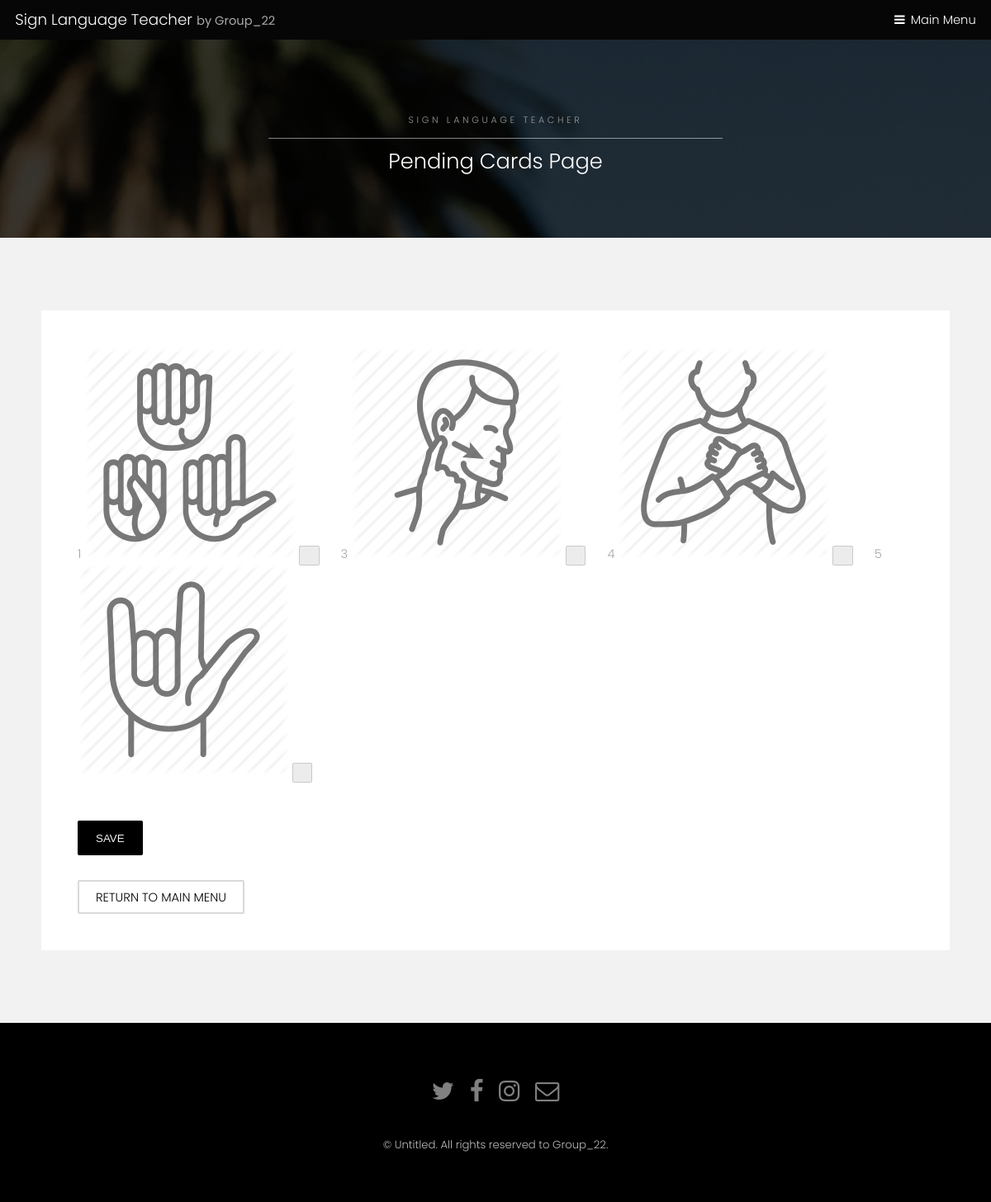
The app's page /sign-language-teacher/pending-cards/ (signed in) with its own data.
### registration/models.py (models this page shows)
class Card(models.Model):
    word = models.CharField(max_length=100)
    image = models.ImageField(upload_to='uploads/', null=True)
    authorized = models.BooleanField(default=False)
    user = models.ForeignKey(User, on_delete=models.SET_NULL, null=True)
    def __str__(self):
        return self.word

### registration/views.py (the view)
# urls.py: path('pending-cards/', views.pending_cards, name='pending-cards'),
def pending_cards(request):  # TODO: fix links menu in template
    if request.user is None or not request.user.is_authenticated:
        return HttpResponse("Not logged in")
    cardtoaccept = Card.objects.filter(authorized=False)
    if request.method == 'POST':
        checkscards = request.POST.getlist('checks[]')
        for word in checkscards:
            for card in cardtoaccept:
                if word == card.word:
                    card.authorized = True
                    card.save()
        return HttpResponseRedirect(reverse('registration:pending-cards'))
    else:
        return render(request, 'registration/pending-cards.html', {'image': cardtoaccept})

### registration/templates/registration/pending-cards.html (shortened to what this page needs)
{% extends 'registration/SubPage.html' %}
{% block title %}
    <h2>Pending Cards Page</h2>
{% endblock %}
{% block data %}
<form action="{% url 'registration:pending-cards'  %}" method="POST">
{% for item in image %}
    {{ item.word }}
<img src="{{ item.image.url }}" alt="image">
{% endfor %}
<br><br><br>
<button type="submit">Save</button>
    </form>
<a href="{% url 'registration:index' %}"class="button alt">Return to main menu</a><br>
{% endblock %}

### registration/static/registration/sitestyle/assets/css/main.css (style rules this page uses)
html, body, div, span, applet, object, iframe, h1, h2, h3, h4, h5, h6, p, blockquote, pre, a, abbr, acronym, address, big, cite, code, del, dfn, em, img, ins, kbd, q, s, samp, small, strike, strong, sub, sup, tt, var, b, u, i, center, dl, dt, dd, ol, ul, li, fieldset, form, label, legend, table, caption, tbody, tfoot, thead, tr, th, td, article, aside, canvas, details, embed, figure, figcaption, footer, header, hgroup, menu, nav, output, ruby, section, summary, time, mark, audio, video { margin: 0; padding: 0; border: 0; font-size: 100%; font: inherit; vertical-align: baseline; }
body { line-height: 1; }
body { -webkit-text-size-adjust: none; }
*, *:before, *:after { -moz-box-sizing: border-box; -webkit-box-sizing: border-box; box-sizing: border-box; }
body { -ms-overflow-style: scrollbar; }
body { background: #fff; }
html { font-size: 13pt; }
@media screen and (max-width: 1680px) { html { font-size: 11pt; } }
@media screen and (max-width: 1280px) { html { font-size: 11pt; } }
body { background-color: #fff; color: #444; }
body, input, select, textarea { font-family: "Poppins", sans-serif; font-weight: 300; font-size: 1rem; line-height: 1.65; }
a { text-decoration: underline; }
h1, h2, h3, h4, h5, h6 { font-weight: 300; line-height: 1.5; margin: 0 0 1rem 0; }
h2 { font-size: 1.75rem; }
a { color: #8a4680; }
h1, h2, h3, h4, h5, h6 { color: #555; }
input[type="submit"], input[type="reset"], input[type="button"], button, .button { -moz-appearance: none; -webkit-appearance: none; -ms-appearance: none; appearance: none; -moz-transition: background-color 0.2s ease-in-out, color 0.2s ease-in-out; -webkit-transition: background-color 0.2s ease-in-out, color 0.2s ease-in-out; -ms-transition: background-color 0.2s ease-in-out, color 0.2s ease-in-out; transition: background-color 0.2s ease-in-out, color 0.2s ease-in-out; border-radius: 2px; border: 0; cursor: pointer; display: inline-block; font-weight: 300; height: 2.85rem; line-height: 2.95rem; padding: 0 1.5rem; text-align: center; text-decoration: none; text-transform: uppercase; white-space: nowrap; }
input[type="submit"], input[type="reset"], input[type="button"], button, .button { background-color: #f2f2f2; color: #000 !important; }
input[type="submit"].alt, input[type="reset"].alt, input[type="button"].alt, button.alt, .button.alt { background-color: transparent; box-shadow: inset 0 0 0 2px rgba(144, 144, 144, 0.25); color: #555 !important; }
form { margin: 0 0 2rem 0; }
.wrapper.style2 a { color: #8a4680; }
.wrapper.style2 input[type="submit"], .wrapper.style2 input[type="reset"], .wrapper.style2 input[type="button"], .wrapper.style2 button, .wrapper.style2 .button { background-color: #000; color: #f2f2f2 !important; }
.wrapper.style2 input[type="submit"].alt, .wrapper.style2 input[type="reset"].alt, .wrapper.style2 input[type="button"].alt, .wrapper.style2 button.alt, .wrapper.style2 .button.alt { background-color: transparent; box-shadow: inset 0 0 0 2px rgba(0, 0, 0, 0.15); color: #000 !important; }
.wrapper.style3 h1, .wrapper.style3 h2, .wrapper.style3 h3, .wrapper.style3 h4, .wrapper.style3 h5, .wrapper.style3 h6 { color: #ffffff; }
body.subpage { padding-top: 3.25em; }

### records on screen
Card: word "1", image (picture)
Card: word "3", image (picture)
Card: word "4", image (picture)
Card: word "5", image (picture)
